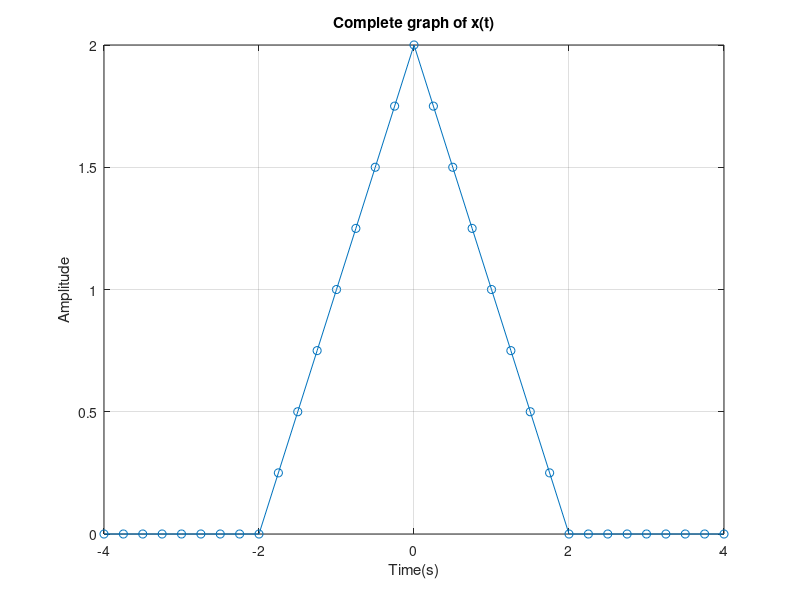
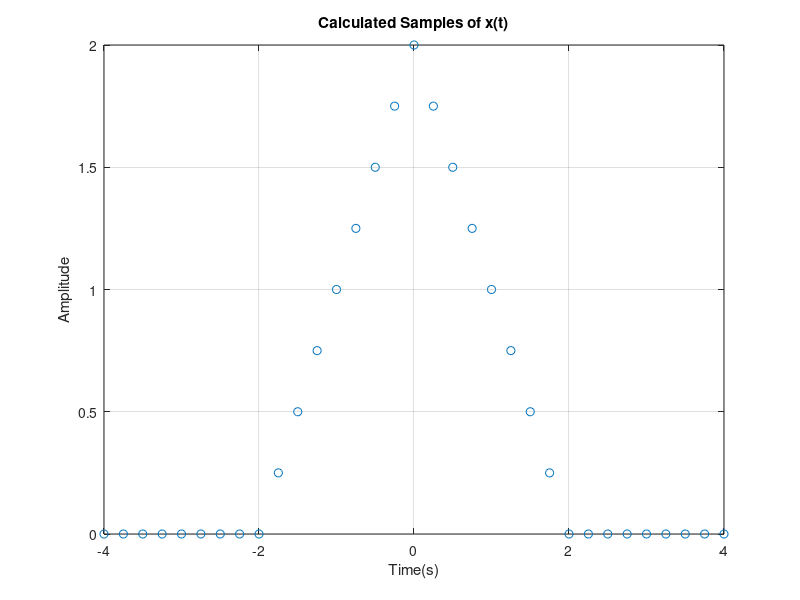

Reproduce these figures in MATLAB, in order.
clear
clc
close all

t=-4:.25:4;
x=zeros(1,length(t));
for k=1:length(t)
    if t(k)<-2
        x(k)=0;
    elseif t(k)<0
        x(k)=t(k)+2;
    elseif t(k)<=2
        x(k)=2-t(k);
    else
        x(k)=0;
    end
end

figure
plot(t,x,'o-')
grid on
xlabel('Time(s)')
ylabel('Amplitude')
title('Complete graph of x(t)')

figure
plot(t,x,'o')
grid on
xlabel('Time(s)')
ylabel('Amplitude')
title('Calculated Samples of x(t)')

length(t)
disp(x(t==-2))
disp(x(t==0))
disp(x(t==2))
